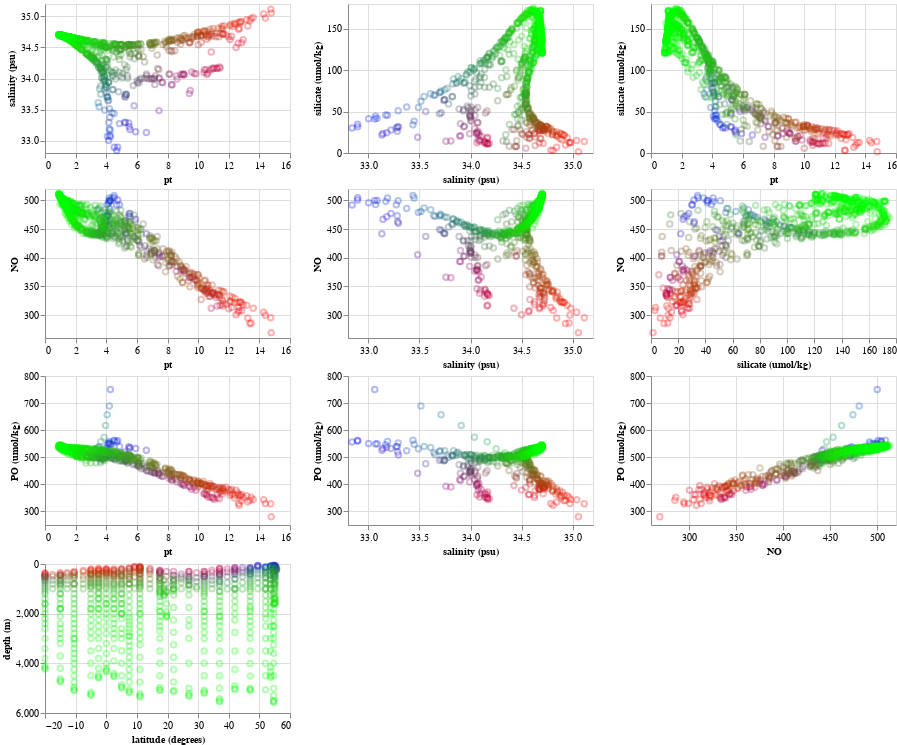

Notebook source saved alongside this figure:
### Markdown cell above
View altair interactive visualizations

### Code cell
import altair as alt

DF_TO_USE = foraltair_df
INTERVAL_SELECTION = alt.selection_interval()
COMPOSED_SELECTION = INTERVAL_SELECTION
TOTAL_WIDTH=1200
TOTAL_HEIGHT=680
TSNE_HEIGHTFRAC=0.4
TSNE_WIDTHFRAC=0.2
FONTSIZE=10
PADDING_GUESS=45 #additional padding to subtract off


#convenience functions to turn off default altair behaviour of including
# zero in the axis even if no points are at 0
def nozero_xaxis(field_name):
  return alt.X(field_name, scale=alt.Scale(zero=False))
def nozero_yaxis(field_name, domain=None):
  if (domain is None):
    return alt.Y(field_name, scale=alt.Scale(zero=False))
  else:
    return alt.Y(field_name, scale=alt.Scale(zero=False, domain=domain))

def get_interactive_histogram(colname):
  yaxis = alt.Y('count():Q', title="Count")
  xaxis = alt.X(colname+':Q', bin=alt.Bin(maxbins=100))
  #apparently height/width doesn't include the space for the
  # axes labels, so these need to be adjusted a bit.
  bg_histogram = alt.Chart(DF_TO_USE).mark_bar().encode(
                    y=yaxis,
                    x=xaxis,
                    color=alt.value('lightgrey')).properties(
                      width=TOTAL_WIDTH*(1-TSNE_WIDTHFRAC)/4
                            - (FONTSIZE+PADDING_GUESS),
                      height=TOTAL_HEIGHT*TSNE_HEIGHTFRAC/3
                            - (FONTSIZE+PADDING_GUESS),
                      selection=INTERVAL_SELECTION)
  fg_histogram = alt.Chart(DF_TO_USE).mark_bar().encode(
                      y=yaxis,
                      color=alt.value('steelblue'),
                      x=xaxis).transform_filter(COMPOSED_SELECTION)
  return (bg_histogram+fg_histogram)

#define the color property that will be shared for the scatterplots/legend
color = alt.condition(COMPOSED_SELECTION, 'archetypecolors', alt.value('lightgray'),
                      scale=None,
                      )
#color = alt.condition(COMPOSED_SELECTION, 'squared_errors', alt.value('lightgray'))

#base chart for all other scatterplots
base = alt.Chart(DF_TO_USE).mark_point(opacity=0.3).encode(
  color=color,
  tooltip=['archetype_0', 'archetype_1', 'archetype_2']
).properties(width=TOTAL_WIDTH/4 - (FONTSIZE+PADDING_GUESS),
             height=(TOTAL_HEIGHT*(1-TSNE_HEIGHTFRAC))/2 
                     - (FONTSIZE+PADDING_GUESS)).add_selection(
                         INTERVAL_SELECTION)

#compose the whole layout
alt.vconcat(

(base.encode(nozero_xaxis('pt'), nozero_yaxis('salinity (psu)'))
| base.encode(nozero_xaxis('salinity (psu)'),
              nozero_yaxis('silicate (umol/kg)') )
| base.encode(nozero_xaxis('pt'), 
              nozero_yaxis('silicate (umol/kg)'))
),

(base.encode(nozero_xaxis('pt'),
             nozero_yaxis('NO'))
| base.encode(nozero_xaxis('salinity (psu)'),
              nozero_yaxis('NO'))
| base.encode(nozero_xaxis('silicate (umol/kg)'),
              nozero_yaxis('NO'))
),
 
 (base.encode(nozero_xaxis('pt'), nozero_yaxis('PO (umol/kg)'))
| base.encode(nozero_xaxis('salinity (psu)'), nozero_yaxis('PO (umol/kg)'))
#|  base.encode(nozero_xaxis('salinity (psu)'), nozero_yaxis('NO'))
| base.encode(nozero_xaxis('NO'), nozero_yaxis('PO (umol/kg)'))
#| base.encode(x='salinity (psu)', y='PO (umol/kg)')
#| base.encode(x='NO', y='PO (umol/kg)')
),
#

(base.encode(nozero_xaxis('latitude (degrees)'),
             nozero_yaxis('depth (m)', domain=(6000, 0))))

).configure_axis(labelFontSize=FONTSIZE,
                 titleFontSize=FONTSIZE).properties(padding=0, spacing=0)
# the padding/spacing doesn't propagate to subcharts propertly

### Figure 1 — Vega-Lite specification as saved in the notebook (floating-point values rounded to 4 significant figures; data arrays with more than 128 entries replaced by an {"elided": "..."} marker saying what was removed)
{"config": {"view": {"continuousWidth": 400, "continuousHeight": 300}, "axis": {"labelFontSize": 10, "titleFontSize": 10}}, "vconcat": [{"hconcat": [{"mark": {"type": "point", "opacity": 0.3}, "encoding": {"color": {"condition": {"type": "nominal", "field": "archetypecolors", "scale": null, "selection": "selector001"}, "value": "lightgray"}, "tooltip": [{"type": "quantitative", "field": "archetype_0"}, {"type": "quantitative", "field": "archetype_1"}, {"type": "quantitative", "field": "archetype_2"}], "x": {"type": "quantitative", "field": "pt", "scale": {"zero": false}}, "y": {"type": "quantitative", "field": "salinity (psu)", "scale": {"zero": false}}}, "height": 149.0, "selection": {"selector001": {"type": "interval"}}, "width": 245.0}, {"mark": {"type": "point", "opacity": 0.3}, "encoding": {"color": {"condition": {"type": "nominal", "field": "archetypecolors", "scale": null, "selection": "selector001"}, "value": "lightgray"}, "tooltip": [{"type": "quantitative", "field": "archetype_0"}, {"type": "quantitative", "field": "archetype_1"}, {"type": "quantitative", "field": "archetype_2"}], "x": {"type": "quantitative", "field": "salinity (psu)", "scale": {"zero": false}}, "y": {"type": "quantitative", "field": "silicate (umol/kg)", "scale": {"zero": false}}}, "height": 149.0, "selection": {"selector001": {"type": "interval"}}, "width": 245.0}, {"mark": {"type": "point", "opacity": 0.3}, "encoding": {"color": {"condition": {"type": "nominal", "field": "archetypecolors", "scale": null, "selection": "selector001"}, "value": "lightgray"}, "tooltip": [{"type": "quantitative", "field": "archetype_0"}, {"type": "quantitative", "field": "archetype_1"}, {"type": "quantitative", "field": "archetype_2"}], "x": {"type": "quantitative", "field": "pt", "scale": {"zero": false}}, "y": {"type": "quantitative", "field": "silicate (umol/kg)", "scale": {"zero": false}}}, "height": 149.0, "selection": {"selector001": {"type": "interval"}}, "width": 245.0}]}, {"hconcat": [{"mark": {"type": "point", "opacity": 0.3}, "encoding": {"color": {"condition": {"type": "nominal", "field": "archetypecolors", "scale": null, "selection": "selector001"}, "value": "lightgray"}, "tooltip": [{"type": "quantitative", "field": "archetype_0"}, {"type": "quantitative", "field": "archetype_1"}, {"type": "quantitative", "field": "archetype_2"}], "x": {"type": "quantitative", "field": "pt", "scale": {"zero": false}}, "y": {"type": "quantitative", "field": "NO", "scale": {"zero": false}}}, "height": 149.0, "selection": {"selector001": {"type": "interval"}}, "width": 245.0}, {"mark": {"type": "point", "opacity": 0.3}, "encoding": {"color": {"condition": {"type": "nominal", "field": "archetypecolors", "scale": null, "selection": "selector001"}, "value": "lightgray"}, "tooltip": [{"type": "quantitative", "field": "archetype_0"}, {"type": "quantitative", "field": "archetype_1"}, {"type": "quantitative", "field": "archetype_2"}], "x": {"type": "quantitative", "field": "salinity (psu)", "scale": {"zero": false}}, "y": {"type": "quantitative", "field": "NO", "scale": {"zero": false}}}, "height": 149.0, "selection": {"selector001": {"type": "interval"}}, "width": 245.0}, {"mark": {"type": "point", "opacity": 0.3}, "encoding": {"color": {"condition": {"type": "nominal", "field": "archetypecolors", "scale": null, "selection": "selector001"}, "value": "lightgray"}, "tooltip": [{"type": "quantitative", "field": "archetype_0"}, {"type": "quantitative", "field": "archetype_1"}, {"type": "quantitative", "field": "archetype_2"}], "x": {"type": "quantitative", "field": "silicate (umol/kg)", "scale": {"zero": false}}, "y": {"type": "quantitative", "field": "NO", "scale": {"zero": false}}}, "height": 149.0, "selection": {"selector001": {"type": "interval"}}, "width": 245.0}]}, {"hconcat": [{"mark": {"type": "point", "opacity": 0.3}, "encoding": {"color": {"condition": {"type": "nominal", "field": "archetypecolors", "scale": null, "selection": "selector001"}, "value": "lightgray"}, "tooltip": [{"type": "quantitative", "field": "archetype_0"}, {"type": "quantitative", "field": "archetype_1"}, {"type": "quantitative", "field": "archetype_2"}], "x": {"type": "quantitative", "field": "pt", "scale": {"zero": false}}, "y": {"type": "quantitative", "field": "PO (umol/kg)", "scale": {"zero": false}}}, "height": 149.0, "selection": {"selector001": {"type": "interval"}}, "width": 245.0}, {"mark": {"type": "point", "opacity": 0.3}, "encoding": {"color": {"condition": {"type": "nominal", "field": "archetypecolors", "scale": null, "selection": "selector001"}, "value": "lightgray"}, "tooltip": [{"type": "quantitative", "field": "archetype_0"}, {"type": "quantitative", "field": "archetype_1"}, {"type": "quantitative", "field": "archetype_2"}], "x": {"type": "quantitative", "field": "salinity (psu)", "scale": {"zero": false}}, "y": {"type": "quantitative", "field": "PO (umol/kg)", "scale": {"zero": false}}}, "height": 149.0, "selection": {"selector001": {"type": "interval"}}, "width": 245.0}, {"mark": {"type": "point", "opacity": 0.3}, "encoding": {"color": {"condition": {"type": "nominal", "field": "archetypecolors", "scale": null, "selection": "selector001"}, "value": "lightgray"}, "tooltip": [{"type": "quantitative", "field": "archetype_0"}, {"type": "quantitative", "field": "archetype_1"}, {"type": "quantitative", "field": "archetype_2"}], "x": {"type": "quantitative", "field": "NO", "scale": {"zero": false}}, "y": {"type": "quantitative", "field": "PO (umol/kg)", "scale": {"zero": false}}}, "height": 149.0, "selection": {"selector001": {"type": "interval"}}, "width": 245.0}]}, {"mark": {"type": "point", "opacity": 0.3}, "encoding": {"color": {"condition": {"type": "nominal", "field": "archetypecolors", "scale": null, "selection": "selector001"}, "value": "lightgray"}, "tooltip": [{"type": "quantitative", "field": "archetype_0"}, {"type": "quantitative", "field": "archetype_1"}, {"type": "quantitative", "field": "archetype_2"}], "x": {"type": "quantitative", "field": "latitude (degrees)", "scale": {"zero": false}}, "y": {"type": "quantitative", "field": "depth (m)", "scale": {"domain": [6000, 0], "zero": false}}}, "height": 149.0, "selection": {"selector001": {"type": "interval"}}, "width": 245.0}], "data": {"name": "data-eeed29dca6afef03b47f960d5de933d5"}, "padding": 0, "spacing": 0, "$schema": "https://vega.github.io/schema/vega-lite/v4.8.1.json", "datasets": {"data-eeed29dca6afef03b47f960d5de933d5": {"elided": "761 records"}}}
